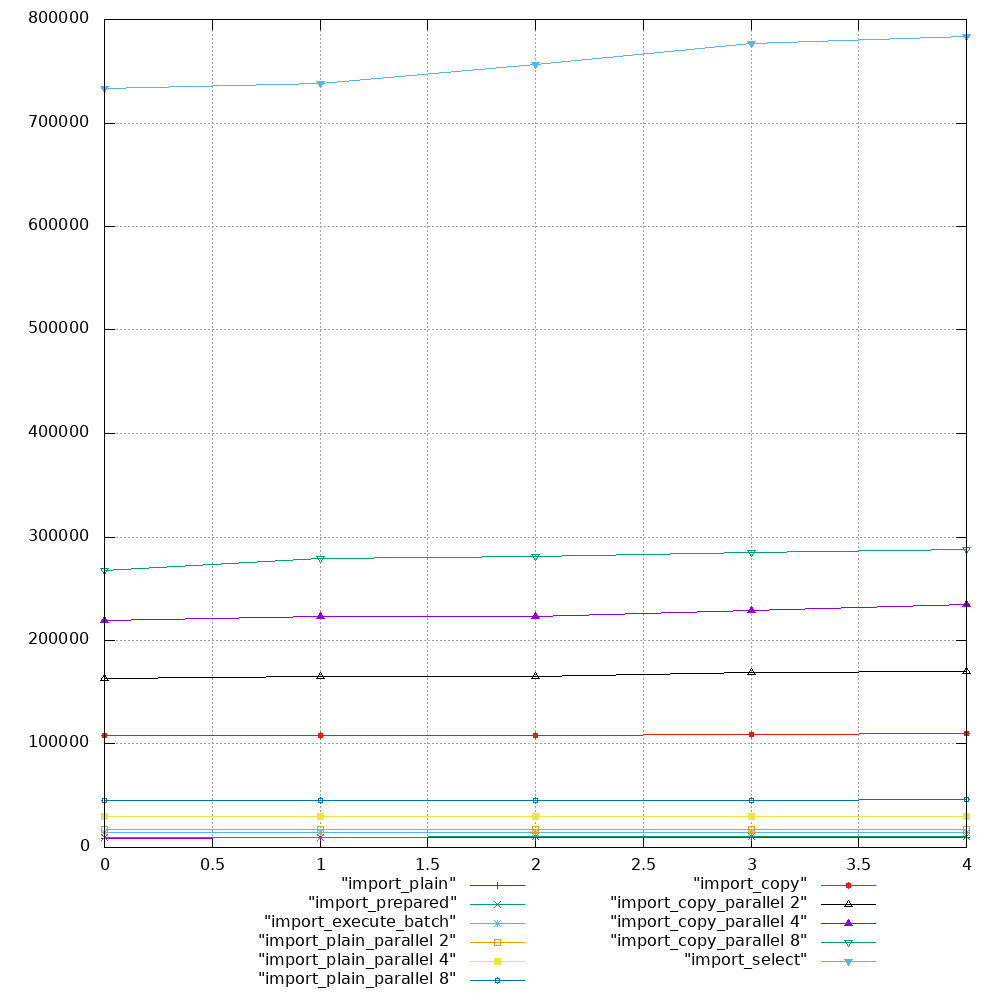

The gnuplot source for this figure:
set grid
set yrange [0:*]
set style data linespoints
set key below
plot "import_plain", "import_prepared", "import_execute_batch", "import_plain_parallel 2", "import_plain_parallel 4", "import_plain_parallel 8", "import_copy", "import_copy_parallel 2", "import_copy_parallel 4", "import_copy_parallel 8", "import_select"
